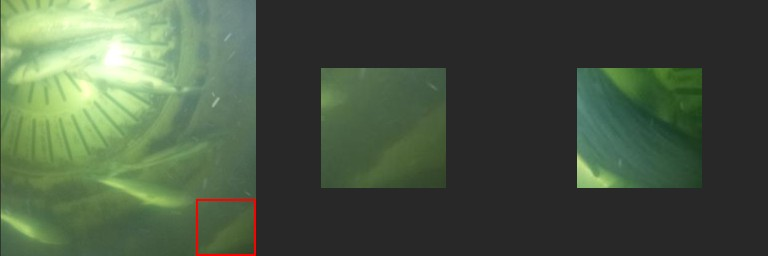
#> input picture data/dead-or-alive-120/panels/S002.jpg, 768 x 256 px, given as the content of the folder ../data/dead-or-alive-120/panels/S002.jpg, which was not available
$ python contact_sheet.py ../data/dead-or-alive-120/panels/S002.jpg ../data/dead-or-alive-120/panels/S003.jpg 5
#> lines starting #> are read from the running program, lines starting #| are printed output that depends on the picture
"""Grid of images with YOLO boxes drawn (green = class 0, red = class 1), for a quick look at a dataset."""
import glob
import os
import sys

from PIL import Image, ImageDraw

img_dir, out, n = sys.argv[1], sys.argv[2], int(sys.argv[3]) if len(sys.argv) > 3 else 8
files = sorted(glob.glob(f'{img_dir}/*.jpg') + glob.glob(f'{img_dir}/*.png'))[::max(1, len(glob.glob(f"{img_dir}/*.jpg")) // n)][:n]
tiles = []
for f in files:
    im = Image.open(f).convert('RGB')
#> im is the input picture: PIL image 768x256 RGB; mean R, G, B 72.7, 87.2, 66.5
    w, h = im.size
#> w = 768; h = 256
    d = ImageDraw.Draw(im)
    lbl = f.replace('/images/', '/labels/').rsplit('.', 1)[0] + '.txt'
    for line in open(lbl) if os.path.exists(lbl) else []:
        c, cx, cy, bw, bh = map(float, line.split()[:5])
        d.rectangle([(cx - bw / 2) * w, (cy - bh / 2) * h, (cx + bw / 2) * w, (cy + bh / 2) * h],
                    outline=(0, 255, 0) if c == 0 else (255, 0, 0), width=max(2, w // 200))
    im.thumbnail((480, 480))
#> im: PIL image 480x160 RGB
    tiles.append(im)
cols = 4
W, H = 480, 480
sheet = Image.new('RGB', (cols * W, ((len(tiles) + cols - 1) // cols) * H), 'white')
#> sheet: PIL image 1920x480 RGB; every value is 255
for i, t in enumerate(tiles):
    sheet.paste(t, ((i % cols) * W, (i // cols) * H))
#> this loop made 1 pass
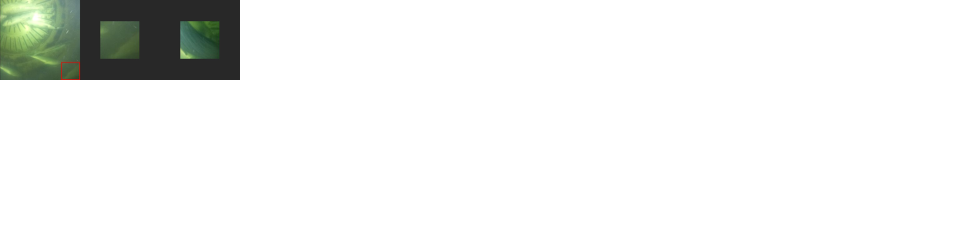
#> sheet: PIL image 1920x480 RGB (shown at 1/2 size); mean R, G, B 239.8, 241, 239.3
sheet.save(out, quality=85)
print(out, len(tiles), [t.size for t in tiles][:3])
#| ../data/dead-or-alive-120/panels/S003.jpg 1 [(480, 160)]

$ run again, on data/dead-or-alive-120/panels/S003.jpg
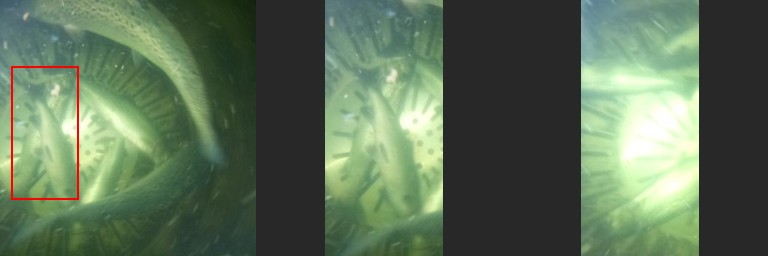
#> input picture data/dead-or-alive-120/panels/S003.jpg, 768 x 256 px, given as the content of the folder ../data/dead-or-alive-120/panels/S003.jpg, which was not available
#> im is the input picture: PIL image 768x256 RGB; mean R, G, B 92.1, 110.9, 87.1
#> im: PIL image 480x160 RGB
#> the loop `for i, t in enumerate(tiles):` made 1 pass
#> after the loop `for i, t in enumerate(tiles):`:
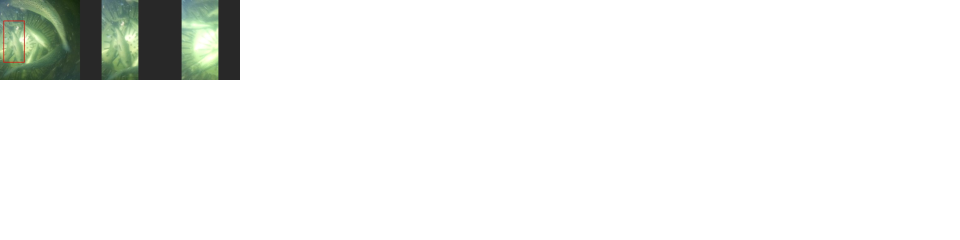
#> sheet: PIL image 1920x480 RGB (shown at 1/2 size); mean R, G, B 241.4, 243, 241
#| ../data/dead-or-alive-120/panels/S003.jpg 1 [(480, 160)]

$ run again, on data/dead-or-alive-120/panels/S004.jpg
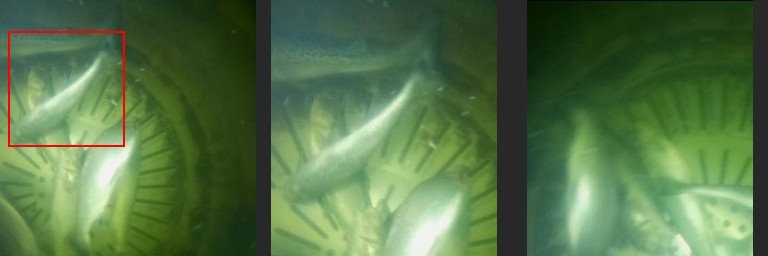
#> input picture data/dead-or-alive-120/panels/S004.jpg, 768 x 256 px, given as the content of the folder ../data/dead-or-alive-120/panels/S004.jpg, which was not available
#> im is the input picture: PIL image 768x256 RGB; mean R, G, B 84.5, 115.3, 71.4
#> im: PIL image 480x160 RGB
#> the loop `for i, t in enumerate(tiles):` made 1 pass
#> after the loop `for i, t in enumerate(tiles):`:
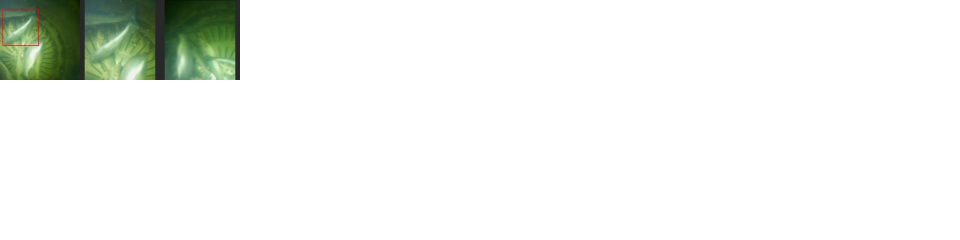
#> sheet: PIL image 1920x480 RGB (shown at 1/2 size); mean R, G, B 240.8, 243.4, 239.7
#| ../data/dead-or-alive-120/panels/S004.jpg 1 [(480, 160)]
